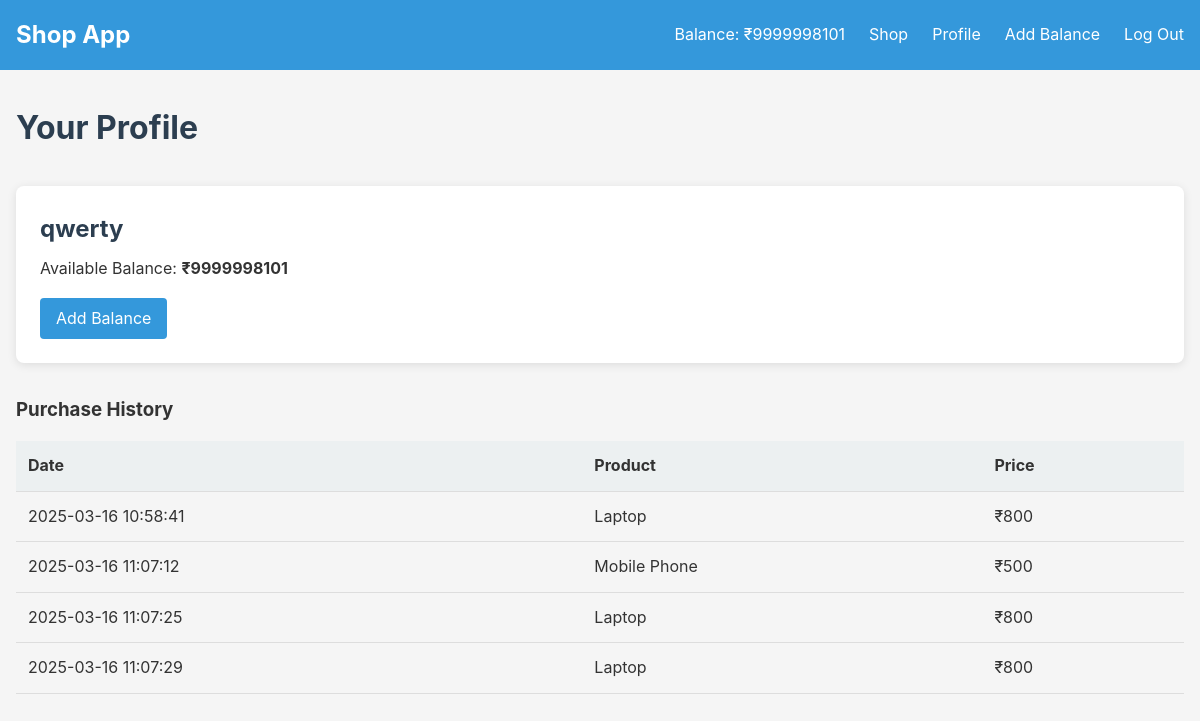
The app's page /profile (signed in) with its own data.
### tables this page shows
CREATE TABLE user (
  id INTEGER PRIMARY KEY AUTOINCREMENT,
  username TEXT UNIQUE NOT NULL,
  password TEXT NOT NULL,
  balance INTEGER NOT NULL
);

CREATE TABLE orders (
  id INTEGER PRIMARY KEY AUTOINCREMENT,
  user_id INTEGER NOT NULL,
  product_id INTEGER NOT NULL,
  date TIMESTAMP NOT NULL,
  FOREIGN KEY (user_id) REFERENCES user (id),
  FOREIGN KEY (product_id) REFERENCES product (id)
);

CREATE TABLE product (
  id INTEGER PRIMARY KEY AUTOINCREMENT,
  name TEXT NOT NULL,
  description TEXT NOT NULL,
  price INTEGER NOT NULL
);

### app.py (the view)
@app.route('/profile')
def profile():
    if g.user is None:
        return redirect(url_for('login'))
    db = get_db()
    orders = db.execute(
        'SELECT o.id, o.date, p.name, p.price FROM orders o JOIN product p ON o.product_id = p.id WHERE o.user_id = ?',
        (g.user['id'],)
    ).fetchall()
    return render_template('profile.html', user=g.user, orders=orders)

### app.py (called while the page is built)
@app.teardown_appcontext
def close_db_at_end_of_request(e=None):
    close_db(e)

@app.before_request
def load_logged_in_user():
    user_id = session.get('user_id')
    if user_id is None:
        g.user = None
    else:
        g.user = get_db().execute(
            'SELECT * FROM user WHERE id = ?', (user_id,)
        ).fetchone()

### models.py (called while the page is built)
def get_db():
    if 'db' not in g:
        g.db = sqlite3.connect(
            current_app.config['DATABASE'],
            detect_types=sqlite3.PARSE_DECLTYPES
        )
        g.db.row_factory = sqlite3.Row
    return g.db

### templates/profile.html
{% extends 'base.html' %}
{% block header %}
  <h1>Your Profile</h1>
{% endblock %}
{% block content %}
  <div class="profile-info">
    <h2>{{ g.user['username'] }}</h2>
    <p>Available Balance: <strong>₹{{ g.user['balance'] }}</strong></p>
    <a href="{{ url_for('add_balance') }}" class="btn">Add Balance</a>
  </div>
  <h3>Purchase History</h3>
  {% if orders %}
    <table class="orders-table">
      <thead>
        <tr>
          <th>Date</th>
          <th>Product</th>
          <th>Price</th>
        </tr>
      </thead>
      <tbody>
        {% for order in orders %}
          <tr>
            <td>{{ order['date'] }}</td>
            <td>{{ order['name'] }}</td>
            <td>₹{{ order['price'] }}</td>
          </tr>
        {% endfor %}
      </tbody>
    </table>
  {% else %}
    <p>You haven't made any purchases yet.</p>
    <a href="{{ url_for('shop') }}" class="btn">Go Shopping</a>
  {% endif %}
{% endblock %}

### templates/base.html (shortened to what this page needs)
<!doctype html>
<html lang="en">
<head>
  <link rel="stylesheet" href="{{ url_for('static', filename='style.css') }}">
</head>
<body>
  <nav>
    <div class="nav-container">
      <h1><a href="{{ url_for('index') }}">Shop App</a></h1>
      <ul>
        {% if g.user %}
          <li><span>Balance: ₹{{ g.user['balance'] }}</span></li>
          <li><a href="{{ url_for('shop') }}">Shop</a></li>
          <li><a href="{{ url_for('profile') }}">Profile</a></li>
          <li><a href="{{ url_for('add_balance') }}">Add Balance</a></li>
          <li><a href="{{ url_for('logout') }}">Log Out</a></li>
        {% else %}
          <li><a href="{{ url_for('register') }}">Register</a></li>
          <li><a href="{{ url_for('login') }}">Log In</a></li>
        {% endif %}
      </ul>
    </div>
  </nav>
  <section class="content">
    <header>
      {% block header %}{% endblock %}
    </header>
    {% block content %}{% endblock %}
  </section>
</body>
</html>

### static/style.css (style rules this page uses)
* { box-sizing: border-box; margin: 0; padding: 0; }
body { font-family: -apple-system, BlinkMacSystemFont, 'Segoe UI', Roboto, Oxygen, Ubuntu, Cantarell, 'Open Sans', 'Helvetica Neue', sans-serif; background-color: #f5f5f5; color: #333; line-height: 1.6; }
nav { background-color: #3498db; color: white; padding: 1rem 0; }
.nav-container { display: flex; justify-content: space-between; align-items: center; max-width: 1200px; margin: 0 auto; padding: 0 1rem; }
nav h1 { font-size: 1.5rem; }
nav a { color: white; text-decoration: none; }
nav ul { display: flex; list-style: none; }
nav ul li { margin-left: 1.5rem }
.content { max-width: 1200px; margin: 0 auto; padding: 2rem 1rem; }
header { margin-bottom: 2rem; }
header h1 { color: #2c3e50; font-size: 2rem; }
.btn { display: inline-block; padding: 0.5rem 1rem; background-color: #3498db; color: white; border: none; border-radius: 4px; cursor: pointer; text-decoration: none; font-size: 1rem; transition: background-color 0.2s; }
.profile-info { background-color: white; padding: 1.5rem; border-radius: 8px; box-shadow: 0 2px 10px rgba(0, 0, 0, 0.1); margin-bottom: 2rem; }
.profile-info h2 { margin-bottom: 0.5rem; color: #2c3e50; }
.orders-table { width: 100%; border-collapse: collapse; margin-top: 1rem; }
.orders-table th, .orders-table td { padding: 0.75rem; text-align: left; border-bottom: 1px solid #ddd; }
.orders-table th { background-color: #ecf0f1; font-weight: bold; }
.profile-info .btn { margin-top: 1rem; }

### records on screen
user: user.balance "9999998101", user.username "qwerty"
orders: date "2025-03-16 10:58:41", name "Laptop", price "800"
orders: date "2025-03-16 11:07:12", name "Mobile Phone", price "500"
orders: date "2025-03-16 11:07:25", name "Laptop", price "800"
orders: date "2025-03-16 11:07:29", name "Laptop", price "800"
